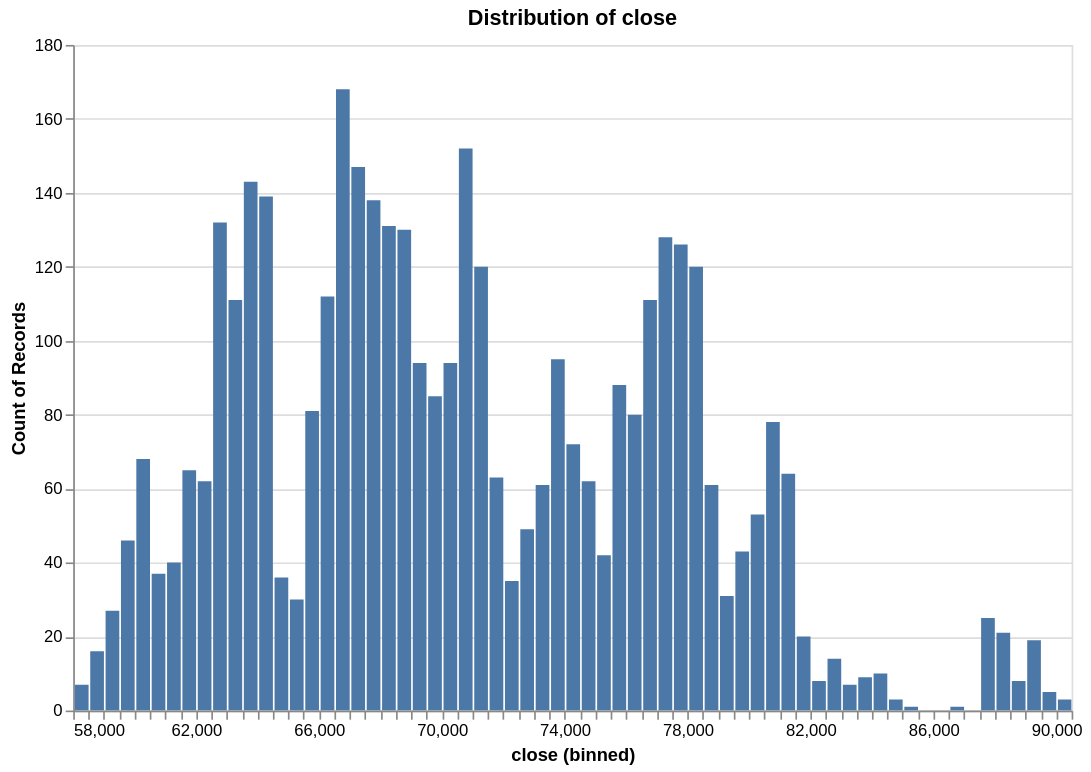

Notebook code cell kept with this figure:
### Code cell
research.plot_distribution(ts, 'close', no_bins=100)

### Figure 1 — Vega specification as saved in the notebook (floating-point values rounded to 4 significant figures)
{"$schema": "https://vega.github.io/schema/vega/v6.json", "data": [{"name": "param_f268f798f41c853e_store"}, {"name": "source_0", "values": [{"__count": 25, "bin_maxbins_100_close": 87500.0, "bin_maxbins_100_close_end": 88000.0}, {"__count": 21, "bin_maxbins_100_close": 88000.0, "bin_maxbins_100_close_end": 88500.0}, {"__count": 8, "bin_maxbins_100_close": 88500.0, "bin_maxbins_100_close_end": 89000.0}, {"__count": 19, "bin_maxbins_100_close": 89000.0, "bin_maxbins_100_close_end": 89500.0}, {"__count": 5, "bin_maxbins_100_close": 89500.0, "bin_maxbins_100_close_end": 90000.0}, {"__count": 3, "bin_maxbins_100_close": 90000.0, "bin_maxbins_100_close_end": 90500.0}, {"__count": 1, "bin_maxbins_100_close": 86500.0, "bin_maxbins_100_close_end": 87000.0}, {"__count": 3, "bin_maxbins_100_close": 84500.0, "bin_maxbins_100_close_end": 85000.0}, {"__count": 1, "bin_maxbins_100_close": 85000.0, "bin_maxbins_100_close_end": 85500.0}, {"__count": 10, "bin_maxbins_100_close": 84000.0, "bin_maxbins_100_close_end": 84500.0}, {"__count": 7, "bin_maxbins_100_close": 83000.0, "bin_maxbins_100_close_end": 83500.0}, {"__count": 9, "bin_maxbins_100_close": 83500.0, "bin_maxbins_100_close_end": 84000.0}, {"__count": 8, "bin_maxbins_100_close": 82000.0, "bin_maxbins_100_close_end": 82500.0}, {"__count": 14, "bin_maxbins_100_close": 82500.0, "bin_maxbins_100_close_end": 83000.0}, {"__count": 64, "bin_maxbins_100_close": 81000.0, "bin_maxbins_100_close_end": 81500.0}, {"__count": 53, "bin_maxbins_100_close": 80000.0, "bin_maxbins_100_close_end": 80500.0}, {"__count": 61, "bin_maxbins_100_close": 78500.0, "bin_maxbins_100_close_end": 79000.0}, {"__count": 126, "bin_maxbins_100_close": 77500.0, "bin_maxbins_100_close_end": 78000.0}, {"__count": 120, "bin_maxbins_100_close": 78000.0, "bin_maxbins_100_close_end": 78500.0}, {"__count": 128, "bin_maxbins_100_close": 77000.0, "bin_maxbins_100_close_end": 77500.0}, {"__count": 80, "bin_maxbins_100_close": 76000.0, "bin_maxbins_100_close_end": 76500.0}, {"__count": 111, "bin_maxbins_100_close": 76500.0, "bin_maxbins_100_close_end": 77000.0}, {"__count": 88, "bin_maxbins_100_close": 75500.0, "bin_maxbins_100_close_end": 76000.0}, {"__count": 42, "bin_maxbins_100_close": 75000.0, "bin_maxbins_100_close_end": 75500.0}, {"__count": 31, "bin_maxbins_100_close": 79000.0, "bin_maxbins_100_close_end": 79500.0}, {"__count": 62, "bin_maxbins_100_close": 74500.0, "bin_maxbins_100_close_end": 75000.0}, {"__count": 61, "bin_maxbins_100_close": 73000.0, "bin_maxbins_100_close_end": 73500.0}, {"__count": 72, "bin_maxbins_100_close": 74000.0, "bin_maxbins_100_close_end": 74500.0}, {"__count": 95, "bin_maxbins_100_close": 73500.0, "bin_maxbins_100_close_end": 74000.0}, {"__count": 49, "bin_maxbins_100_close": 72500.0, "bin_maxbins_100_close_end": 73000.0}, {"__count": 35, "bin_maxbins_100_close": 72000.0, "bin_maxbins_100_close_end": 72500.0}, {"__count": 120, "bin_maxbins_100_close": 71000.0, "bin_maxbins_100_close_end": 71500.0}, {"__count": 152, "bin_maxbins_100_close": 70500.0, "bin_maxbins_100_close_end": 71000.0}, {"__count": 63, "bin_maxbins_100_close": 71500.0, "bin_maxbins_100_close_end": 72000.0}, {"__count": 94, "bin_maxbins_100_close": 70000.0, "bin_maxbins_100_close_end": 70500.0}, {"__count": 85, "bin_maxbins_100_close": 69500.0, "bin_maxbins_100_close_end": 70000.0}, {"__count": 94, "bin_maxbins_100_close": 69000.0, "bin_maxbins_100_close_end": 69500.0}, {"__count": 147, "bin_maxbins_100_close": 67000.0, "bin_maxbins_100_close_end": 67500.0}, {"__count": 131, "bin_maxbins_100_close": 68000.0, "bin_maxbins_100_close_end": 68500.0}, {"__count": 112, "bin_maxbins_100_close": 66000.0, "bin_maxbins_100_close_end": 66500.0}, {"__count": 30, "bin_maxbins_100_close": 65000.0, "bin_maxbins_100_close_end": 65500.0}, {"__count": 143, "bin_maxbins_100_close": 63500.0, "bin_maxbins_100_close_end": 64000.0}, {"__count": 111, "bin_maxbins_100_close": 63000.0, "bin_maxbins_100_close_end": 63500.0}, {"__count": 132, "bin_maxbins_100_close": 62500.0, "bin_maxbins_100_close_end": 63000.0}, {"__count": 81, "bin_maxbins_100_close": 65500.0, "bin_maxbins_100_close_end": 66000.0}, {"__count": 36, "bin_maxbins_100_close": 64500.0, "bin_maxbins_100_close_end": 65000.0}, {"__count": 139, "bin_maxbins_100_close": 64000.0, "bin_maxbins_100_close_end": 64500.0}, {"__count": 168, "bin_maxbins_100_close": 66500.0, "bin_maxbins_100_close_end": 67000.0}, {"__count": 130, "bin_maxbins_100_close": 68500.0, "bin_maxbins_100_close_end": 69000.0}, {"__count": 138, "bin_maxbins_100_close": 67500.0, "bin_maxbins_100_close_end": 68000.0}, {"__count": 43, "bin_maxbins_100_close": 79500.0, "bin_maxbins_100_close_end": 80000.0}, {"__count": 78, "bin_maxbins_100_close": 80500.0, "bin_maxbins_100_close_end": 81000.0}, {"__count": 20, "bin_maxbins_100_close": 81500.0, "bin_maxbins_100_close_end": 82000.0}, {"__count": 62, "bin_maxbins_100_close": 62000.0, "bin_maxbins_100_close_end": 62500.0}, {"__count": 65, "bin_maxbins_100_close": 61500.0, "bin_maxbins_100_close_end": 62000.0}, {"__count": 37, "bin_maxbins_100_close": 60500.0, "bin_maxbins_100_close_end": 61000.0}, {"__count": 68, "bin_maxbins_100_close": 60000.0, "bin_maxbins_100_close_end": 60500.0}, {"__count": 40, "bin_maxbins_100_close": 61000.0, "bin_maxbins_100_close_end": 61500.0}, {"__count": 27, "bin_maxbins_100_close": 59000.0, "bin_maxbins_100_close_end": 59500.0}, {"__count": 46, "bin_maxbins_100_close": 59500.0, "bin_maxbins_100_close_end": 60000.0}, {"__count": 7, "bin_maxbins_100_close": 58000.0, "bin_maxbins_100_close_end": 58500.0}, {"__count": 16, "bin_maxbins_100_close": 58500.0, "bin_maxbins_100_close_end": 59000.0}]}, {"name": "source_0_y_domain___count", "values": [{"min": 1, "max": 168}]}], "signals": [{"name": "bin_maxbins_100_close_bins", "value": {"fields": ["close"], "fname": "bin_close", "start": 58000.0, "step": 500.0, "stop": 90500.0}}, {"name": "unit", "value": {}, "on": [{"events": "pointermove", "update": "isTuple(group()) ? group() : unit"}]}, {"name": "param_f268f798f41c853e", "update": "vlSelectionResolve(\"param_f268f798f41c853e_store\", \"union\")"}, {"name": "param_f268f798f41c853e_close", "on": [{"events": [{"source": "view", "type": "dblclick"}], "update": "null"}, {"events": {"signal": "param_f268f798f41c853e_translate_delta"}, "update": "panLinear(param_f268f798f41c853e_translate_anchor.extent_x, -param_f268f798f41c853e_translate_delta.x / width)"}, {"events": {"signal": "param_f268f798f41c853e_zoom_delta"}, "update": "zoomLinear(domain(\"x\"), param_f268f798f41c853e_zoom_anchor.x, param_f268f798f41c853e_zoom_delta)"}]}, {"name": "param_f268f798f41c853e_tuple", "on": [{"events": [{"signal": "param_f268f798f41c853e_close"}], "update": "param_f268f798f41c853e_close ? {unit: \"\", fields: param_f268f798f41c853e_tuple_fields, values: [param_f268f798f41c853e_close]} : null"}]}, {"name": "param_f268f798f41c853e_tuple_fields", "value": [{"field": "close", "channel": "x", "type": "R"}]}, {"name": "param_f268f798f41c853e_translate_anchor", "value": {}, "on": [{"events": [{"source": "scope", "type": "pointerdown"}], "update": "{x: x(unit), y: y(unit), extent_x: domain(\"x\")}"}]}, {"name": "param_f268f798f41c853e_translate_delta", "value": {}, "on": [{"events": [{"source": "window", "between": [{"source": "scope", "type": "pointerdown"}, {"source": "window", "type": "pointerup"}], "consume": true, "type": "pointermove"}], "update": "{x: param_f268f798f41c853e_translate_anchor.x - x(unit), y: param_f268f798f41c853e_translate_anchor.y - y(unit)}"}]}, {"name": "param_f268f798f41c853e_zoom_anchor", "on": [{"events": [{"source": "scope", "type": "wheel", "consume": true}], "update": "{x: invert(\"x\", x(unit)), y: invert(\"y\", y(unit))}"}]}, {"name": "param_f268f798f41c853e_zoom_delta", "on": [{"events": [{"source": "scope", "type": "wheel", "consume": true}], "update": "pow(1.001, event.deltaY * pow(16, event.deltaMode))", "force": true}]}, {"name": "param_f268f798f41c853e_modify", "on": [{"events": {"signal": "param_f268f798f41c853e_tuple"}, "update": "modify(\"param_f268f798f41c853e_store\", param_f268f798f41c853e_tuple, true)"}]}], "marks": [{"type": "rect", "name": "marks", "from": {"data": "source_0"}, "encode": {"update": {"x2": {"field": "bin_maxbins_100_close", "scale": "x", "offset": {"signal": "0.5 + (abs(scale(\"x\", datum[\"bin_maxbins_100_close_end\"]) - scale(\"x\", datum[\"bin_maxbins_100_close\"])) < 0.25 ? -0.5 * (0.25 - (abs(scale(\"x\", datum[\"bin_maxbins_100_close_end\"]) - scale(\"x\", datum[\"bin_maxbins_100_close\"])))) : 0.5)"}}, "x": {"field": "bin_maxbins_100_close_end", "scale": "x", "offset": {"signal": "0.5 + (abs(scale(\"x\", datum[\"bin_maxbins_100_close_end\"]) - scale(\"x\", datum[\"bin_maxbins_100_close\"])) < 0.25 ? 0.5 * (0.25 - (abs(scale(\"x\", datum[\"bin_maxbins_100_close_end\"]) - scale(\"x\", datum[\"bin_maxbins_100_close\"])))) : -0.5)"}}, "y": {"field": "__count", "scale": "y"}, "fill": {"value": "#4c78a8"}, "y2": {"value": 0, "scale": "y"}}}, "interactive": true, "clip": true, "style": ["bar"]}], "scales": [{"name": "x", "type": "linear", "domain": {"signal": "[bin_maxbins_100_close_bins.start, bin_maxbins_100_close_bins.stop]"}, "range": [0, {"signal": "width"}], "bins": {"signal": "bin_maxbins_100_close_bins"}, "domainRaw": {"signal": "param_f268f798f41c853e[\"close\"]"}, "zero": false}, {"name": "y", "type": "linear", "domain": [{"signal": "(data(\"source_0_y_domain___count\")[0] || {}).min"}, {"signal": "(data(\"source_0_y_domain___count\")[0] || {}).max"}], "range": [{"signal": "height"}, 0], "zero": true, "nice": true}], "axes": [{"scale": "y", "ticks": false, "maxExtent": 0, "orient": "left", "gridScale": "x", "aria": false, "grid": true, "domain": false, "tickCount": {"signal": "ceil(height/40)"}, "minExtent": 0, "zindex": 0, "labels": false}, {"scale": "x", "orient": "bottom", "labelFlush": true, "tickCount": {"signal": "ceil(width/10)"}, "grid": false, "title": "close (binned)", "zindex": 0, "labelOverlap": true}, {"scale": "y", "orient": "left", "labelOverlap": true, "tickCount": {"signal": "ceil(height/40)"}, "zindex": 0, "title": "Count of Records", "grid": false}], "title": {"text": "Distribution of close", "frame": "group"}, "padding": 5, "width": 600, "style": "cell", "background": "white", "height": 400}
